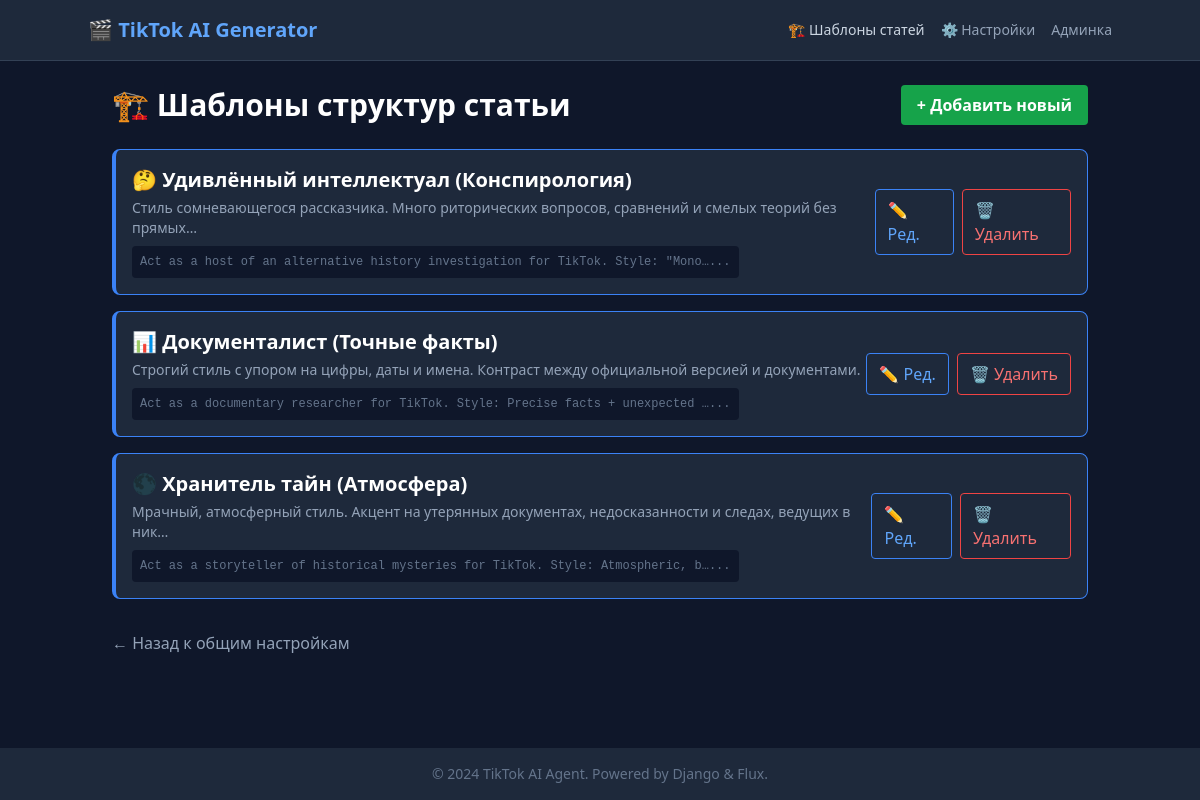
Screenshot of /config/templates/ with the database file from the repository.
### config/models.py (models this page shows, shortened)
class ArticleStructureTemplate(models.Model):
    name = models.CharField("Название шаблона", max_length=100,
                            help_text="Например: 'Классический хук', 'Конспирология'")
    description = models.TextField("Описание", blank=True)
    structure_prompt = models.TextField(
        "Промпт структуры",
        help_text="Инструкция для AI. Используй переменные {topic}, {angle}, {notes}."
    )
    is_active = models.BooleanField("Активен", default=True)
    class Meta:
        verbose_name = "Шаблон структуры статьи"
        verbose_name_plural = "Шаблоны структур статей"

### config/views.py (the view)
# urls.py: path('templates/', views.template_list, name='template_list'),
def template_list(request):
    templates = ArticleStructureTemplate.objects.all()
    return render(request, 'config/template_list.html', {'templates': templates})

### config/templates/config/template_list.html
{% extends 'generator/base.html' %}
{% block content %}
<div class="max-w-5xl mx-auto">
    <div class="flex justify-between items-center mb-6">
        <h1 class="text-3xl font-bold text-white">🏗 Шаблоны структур статьи</h1>
        <a href="{% url 'config:template_new' %}" class="bg-green-600 hover:bg-green-500 text-white px-4 py-2 rounded font-bold">
            + Добавить новый
        </a>
    </div>
    <div class="grid gap-4">
        {% for tpl in templates %}
        <div class="card p-4 rounded-lg flex justify-between items-center border-l-4 {% if tpl.is_active %}border-blue-500{% else %}border-slate-600 opacity-60{% endif %}">
            <div>
                <h3 class="text-xl font-bold text-white">{{ tpl.name }}</h3>
                <p class="text-sm text-slate-400 mt-1">{{ tpl.description|truncatechars:100 }}</p>
                <p class="text-xs text-slate-500 mt-2 font-mono bg-slate-900 p-2 rounded inline-block">
                    {{ tpl.structure_prompt|truncatechars:80 }}...
                </p>
            </div>
            <div class="flex gap-2">
                <a href="{% url 'config:template_edit' tpl.pk %}" class="text-blue-400 hover:text-blue-300 px-3 py-2 border border-blue-500 rounded">✏️ Ред.</a>
                <a href="{% url 'config:template_delete' tpl.pk %}" class="text-red-400 hover:text-red-300 px-3 py-2 border border-red-500 rounded" onclick="return confirm('Удалить?')">🗑 Удалить</a>
            </div>
        </div>
        {% empty %}
        <div class="text-center text-slate-500 py-10">
            Шаблонов пока нет. Создай первый, чтобы использовать его при генерации!
        </div>
        {% endfor %}
    </div>
    <div class="mt-8">
        <a href="{% url 'config:dashboard' %}" class="text-slate-400 hover:text-white">← Назад к общим настройкам</a>
    </div>
</div>
{% endblock %}

### generator/templates/generator/base.html (style rules this page uses)
body { background-color: #0f172a; color: #e2e8f0; }
.card { background-color: #1e293b; border: 1px solid #334155; }

### rows the page displays
ArticleStructureTemplate: name "🤔 Удивлённый интеллектуал (Конспирология)", description "Стиль сомневающегося рассказчика. Много риторических вопросов, сравнений и смелых теорий без прямых…", structure_prompt "Act as a host of an alternative history investigation for TikTok. Style: \"Mono…"
ArticleStructureTemplate: name "📊 Документалист (Точные факты)", description "Строгий стиль с упором на цифры, даты и имена. Контраст между официальной версией и документами.", structure_prompt "Act as a documentary researcher for TikTok. Style: Precise facts + unexpected …"
ArticleStructureTemplate: name "🌑 Хранитель тайн (Атмосфера)", description "Мрачный, атмосферный стиль. Акцент на утерянных документах, недосказанности и следах, ведущих в ник…", structure_prompt "Act as a storyteller of historical mysteries for TikTok. Style: Atmospheric, b…"
